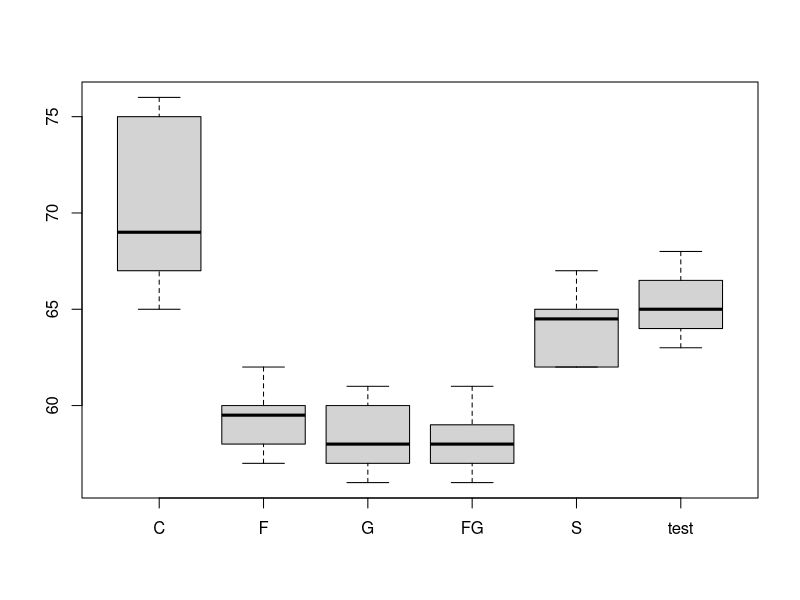

Write the R code that produced this figure.
data("airquality")

# Q1:
# The Kruskal Wallis test is a non parametric test, which means that the test doesn't assume your data comes from a particular distribution. 
# The test is the non parametric alternative to the One Way ANOVA and is used when the assumptions for ANOVA aren't met (like the assumption of normality). 
# It is sometimes called the one-way ANOVA on ranks, as the ranks of the data values are used in the test rather than the actual data points.
# The test determines whether the medians of two or more groups are different. 
# The hypotheses for the test are:
#H0: population medians are equal.
#H1: population medians are not equal.

# Sample question: A shoe company wants to know if three groups of workers have different salaries:
# Women: 23K, 41K, 54K, 66K, 78K.
# Men: 45K, 55K, 60K, 70K, 72K
# Minorities: 18K, 30K, 34K, 40K, 44K.
# 
# Step 1: Sort the data for all groups/samples into ascending order in one combined set.
# 18K
# 23K
# 30K
# 34K
# 40K
# 41K
# 44K
# 45K
# 54K
# 55K
# 60K
# 66K
# 70K
# 72K
# 78K
# 
# Step 2: Assign ranks to the sorted data points. Give tied values the average rank.
# 18K 1
# 23K 2
# 30K 3
# 34K 4
# 40K 5
# 41K 6
# 44K 7
# 45K 8
# 54K 9
# 55K 10
# 60K 11
# 66K 12
# 70K 13
# 72K 14
# 78K 15
# 
# Step 3: Add up the different ranks for each group/sample.
# Women: 23K, 41K, 54K, 66K, 90K = 2 + 6 + 9 + 12 + 15 = 44.
# Men: 45K, 55K, 60K, 70K, 72K, 78K = 8 + 10 + 11 + 13 + 14 + 15= 56.
# Minorities: 18K, 30K, 34K, 40K, 44K = 1 + 3 + 4 + 5 + 7 = 20.
# 
# Step 4: Calculate the test statistic:
# H=[(12/n(n+1))sum(Tj^2/nj)]-3(n+1)
# 
# 
# Where:
#   
# n = sum of sample sizes for all samples,
# c = number of samples,
# Tj = sum of ranks in the jth sample,
# nj = size of the jth sample.
# h-test-2
# H=[(12/15(15+1)){44^2/5 +56^2/5 20^2/5}]-3(15+1)
# 
# 
# H = 6.72
# 
# Step 5: Find the critical chi-square value. With an alpha level of .05, the critical chi square value is 9.4877.
# 
# Step 5: Compare the H value from Step 4 to the critical chi-square value from Step 5.
# 
# If the critical chi-square value is less than the test statistic, reject the null hypothesis that the medians are equal.
# 
# The chi-square value is not less than the test statistic, so there is not enough evidence to suggest that the means are unequal.


kruskal.test(Ozone ~ Month, data = airquality) 
# At .05 significance level, we conclude that the monthly ozone density in New York 
# from May to September 1973 are nonidentical populations.


# Q2:
# Pearson r correlation: 
# Pearson r correlation is the most widely used correlation statistic to measure 
# the degree of the relationship between linearly related variables.  
# For example, in the stock market, if we want to measure how two stocks are related to each other, 
# Pearson r correlation is used to measure the degree of relationship between the two.  
# The Point-biserial correlation is conducted with the Pearson correlation formula 
# except that one of the variables is dichotomous.  
# The following formula is used to calculate the Pearson r correlation:
# pearson r correlation

# r=(N*sum(xy)-sum((x)(y)))/(sqrt([N*sum(x^2)-sum((x^2))][N*sum(y^2)-sum((y^2))]))
# 
# r = Pearson r correlation coefficient
# N = number of value in each data set
# sum(xy) = sum of the products of paired scores
# sum(x) = sum of x scores
# Sum(y) = sum of y scores
# sum(x^2)= sum of squared x scores
# sum(y^2)= sum of squared y scores
# Types of research questions a Pearson correlation can examine:
#   Is there a statistically significant relationship between age, as measured in years, and height, measured in inches?
# Is there a relationship between temperature, measure in degree Fahrenheit, and ice cream sales, measured by income?
# Is there a relationship among job satisfaction, as measured by the JSS, and income, measured in dollars?
# Assumptions
# For the Pearson r correlation, both variables should be normally distributed (normally distributed variables have a bell-shaped curve). 
# Other assumptions include linearity and homoscedasticity.  Linearity assumes a straight line relationship between each of the variables in the analysis and homoscedasticity assumes that data is normally distributed about the regression line.

English = c(56,	75,	45,	71,	62,	64,	58,	80,	76,	61)
Math    = c(66, 70, 40, 60, 65, 56, 59, 77, 67, 63)

cor.test(English, Math, method="pearson")

# Spearman rank correlation: Spearman rank correlation is a non-parametric test that is used to measure the degree of association between two variables.  
# It was developed by Spearman, thus it is called the Spearman rank correlation.  
# Spearman rank correlation test does not assume any assumptions about the distribution of the data and is the appropriate correlation analysis when the variables are measured on a scale that is at least ordinal.
# The following formula is used to calculate the Spearman rank correlation:
#   spearman rank correlation

# P=1-6sum(di^2)/(n(n^2-1))
# P= Spearman rank correlation
# di= the difference between the ranks of corresponding values Xi and Yi
# n= number of value in each data set
# Questions Spearman Correlation Answers
# Is there a statistically significant relationship between participants' responses to two Likert scales questions?
# Is there a statistically significant relationship between how the horses rank in the race and the horses' ages?
# Assumptions
# Spearman rank correlation test does not make any assumptions about the distribution.  
# The assumptions of Spearman rho correlation are that data must be at least ordinal and scores on one variable must be montonically related to the other variable.
# cor.test(English, Math, method="spearman")


# Q3:
diets = data.frame(C=c(75, 67, 70, 75, 65, 71, 67, 67, 76, 68), 
                      F=c(57, 58, 60, 59, 62, 60, 60, 57, 59, 61),
                      G=c(58, 61, 56, 58, 57, 56, 61, 60, 57, 58),
                      FG=c(58, 59, 58, 61, 57, 56, 58, 57, 57, 59),
                      S=c(62, 66, 65, 63, 64, 62, 65, 65, 62, 67),
                      test=c(63, 64, 66, 65, 67, 68, 64, NA, NA, NA))
kruskal.test(diets)
boxplot(diets)


# Q4:
amphibians = data.frame(count=c(2, 48, 40, 3, 120, 81, 2, 16, 36, 7, 21, 17, 2, 14, 17),
               month=c(1, 1, 1, 2, 2, 2, 3, 3, 3, 4, 4, 4, 5, 5, 5),
               year=c(2004, 2005, 2006, 2004, 2005, 2006, 2004, 2005, 2006, 2004, 2005, 2006, 2004, 2005, 2006))

# Friedman's test is a non-parametric test for finding differences in treatments across multiple attempts. 
# Nonparametric means the test doesn't assume your data comes from a particular distribution (like the normal distribution). 
# Basically, it's used in place of the 2-way ANOVA test when you don't know the distribution of your data.

# Friedman's test is an extension of the sign test, used when there are multiple treatments. 
# In fact, if there are only two treatments the two tests are identical.

friedman.test(amphibians$count, amphibians$year, amphibians$month)

#or 
friedman.test(count ~ year | month, data= amphibians)

